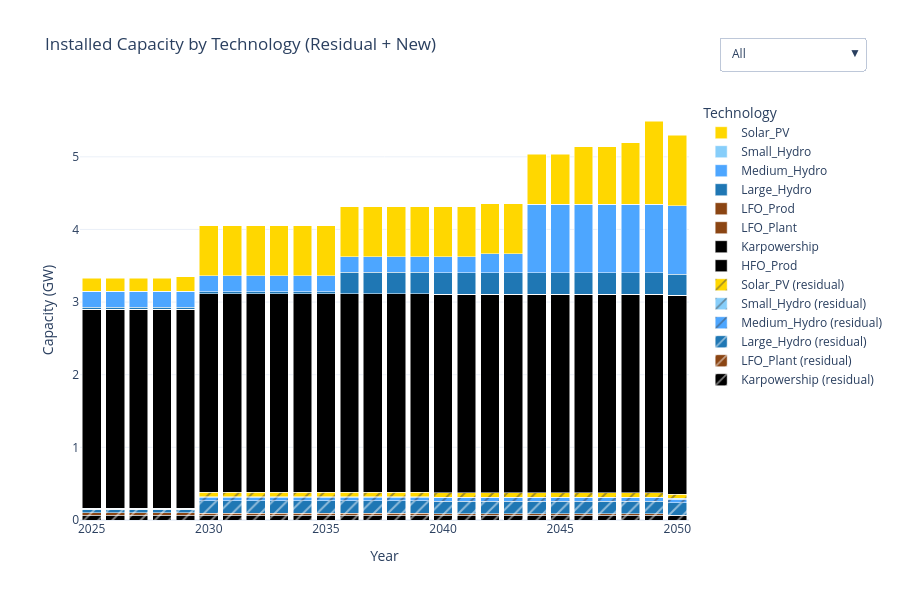

Here is the notebook cell this chart was saved with:
### Markdown cell above
### Total Annual Installed Capacity

### Code cell
import pandas as pd
import plotly.graph_objects as go

# === Load total and residual capacity data ===
df_total = pd.read_csv(res_dir / "TotalCapacityAnnual.csv")
df_resid = pd.read_csv(res_dir / "ResidualCapacity.csv")

# Rename columns
df_total.rename(columns={"t": "TECHNOLOGY", "y": "YEAR", "TotalCapacityAnnual": "VALUE"}, inplace=True)
df_resid.rename(columns={"t": "TECHNOLOGY", "y": "YEAR", "ResidualCapacity": "VALUE"}, inplace=True)

# Pivot for plotting
df_total = df_total.pivot_table(index="YEAR", columns="TECHNOLOGY", values="VALUE", aggfunc="sum")
df_resid = df_resid.pivot_table(index="YEAR", columns="TECHNOLOGY", values="VALUE", aggfunc="sum")
df_new = df_total.sub(df_resid, fill_value=0).clip(lower=0)
years = df_total.index.tolist()

# === Load tech colors ===
with open("tech_colors.json") as f:
    tech_colors = json.load(f)

# === Create plot ===
fig = go.Figure()
trace_names = []

# Add residual capacity bars (patterned)
for tech in df_resid.columns:
    trace_name = f"{tech} (residual)"
    trace_names.append(trace_name)
    fig.add_trace(go.Bar(
        x=years,
        y=df_resid[tech].fillna(0),
        name=trace_name,
        marker=dict(
            color=tech_colors.get(tech, "#D3D3D3"),
            pattern_shape="/"
        ),
        hovertemplate=f"{tech} (residual)<br>Year: %{{x}}<br>Capacity: %{{y}} GW"
    ))

# Add new capacity bars (solid)
for tech in df_new.columns:
    trace_name = tech
    trace_names.append(trace_name)
    fig.add_trace(go.Bar(
        x=years,
        y=df_new[tech].fillna(0),
        name=trace_name,
        marker=dict(color=tech_colors.get(tech, "#D3D3D3")),
        hovertemplate=f"{tech}<br>Year: %{{x}}<br>New Capacity: %{{y}} GW"
    ))

# === Dropdown visibility filters ===
visible_all = [True] * len(trace_names)
visible_residual_only = [name.endswith("(residual)") for name in trace_names]
visible_new_only = [not name.endswith("(residual)") for name in trace_names]
visible_no_prod = [
    not ("_Prod" in name.replace(" (residual)", "")) for name in trace_names
]

# === Final layout ===
fig.update_layout(
    title="Installed Capacity by Technology (Residual + New)",
    xaxis_title="Year",
    yaxis_title="Capacity (GW)",
    barmode='stack',
    template="plotly_white",
    height=600,
    legend_title="Technology",
    hovermode="x unified",
    updatemenus=[{
        "buttons": [
            {"label": "All", "method": "update", "args": [{"visible": visible_all}]},
            {"label": "Residual Only", "method": "update", "args": [{"visible": visible_residual_only}]},
            {"label": "New Capacity Only", "method": "update", "args": [{"visible": visible_new_only}]},
            {"label": "Exclude _Prod", "method": "update", "args": [{"visible": visible_no_prod}]}
        ],
        "direction": "down",
        "showactive": True,
        "x": 1.05,
        "xanchor": "left",
        "y": 1.15,
        "yanchor": "top"
    }]
)

fig.show()

### Figure 1 — Plotly figure (JSON) as saved in the notebook; plotly's stock layout.template omitted (floating-point values rounded to 4 significant figures)
{"data": [{"hovertemplate": "Karpowership (residual)<br>Year: %{x}<br>Capacity: %{y} GW", "marker": {"color": "#000000", "pattern": {"shape": "/"}}, "name": "Karpowership (residual)", "type": "bar", "x": [2025, 2026, 2027, 2028, 2029, 2030, 2031, 2032, 2033, 2034, 2035, 2036, 2037, 2038, 2039, 2040, 2041, 2042, 2043, 2044, 2045, 2046, 2047, 2048, 2049, 2050], "y": [0.066, 0.066, 0.066, 0.066, 0.066, 0.066, 0.066, 0.066, 0.066, 0.066, 0.066, 0.066, 0.066, 0.066, 0.066, 0.066, 0.066, 0.066, 0.066, 0.066, 0.066, 0.066, 0.066, 0.066, 0.066, 0.066]}, {"hovertemplate": "LFO_Plant (residual)<br>Year: %{x}<br>Capacity: %{y} GW", "marker": {"color": "#8B4513", "pattern": {"shape": "/"}}, "name": "LFO_Plant (residual)", "type": "bar", "x": [2025, 2026, 2027, 2028, 2029, 2030, 2031, 2032, 2033, 2034, 2035, 2036, 2037, 2038, 2039, 2040, 2041, 2042, 2043, 2044, 2045, 2046, 2047, 2048, 2049, 2050], "y": [0.03174, 0.03174, 0.03174, 0.03174, 0.03174, 0.02574, 0.02574, 0.02574, 0.02574, 0.02574, 0.02574, 0.02574, 0.02574, 0.02574, 0.02574, 0.01934, 0.01934, 0.01934, 0.01934, 0.01934, 0.01934, 0.01934, 0.01934, 0.01934, 0.01934, 0.0]}, {"hovertemplate": "Large_Hydro (residual)<br>Year: %{x}<br>Capacity: %{y} GW", "marker": {"color": "#1f77b4", "pattern": {"shape": "/"}}, "name": "Large_Hydro (residual)", "type": "bar", "x": [2025, 2026, 2027, 2028, 2029, 2030, 2031, 2032, 2033, 2034, 2035, 2036, 2037, 2038, 2039, 2040, 2041, 2042, 2043, 2044, 2045, 2046, 2047, 2048, 2049, 2050], "y": [0.05, 0.05, 0.05, 0.05, 0.05, 0.17, 0.17, 0.17, 0.17, 0.17, 0.17, 0.17, 0.17, 0.17, 0.17, 0.17, 0.17, 0.17, 0.17, 0.17, 0.17, 0.17, 0.17, 0.17, 0.17, 0.17]}, {"hovertemplate": "Medium_Hydro (residual)<br>Year: %{x}<br>Capacity: %{y} GW", "marker": {"color": "#4da6ff", "pattern": {"shape": "/"}}, "name": "Medium_Hydro (residual)", "type": "bar", "x": [2025, 2026, 2027, 2028, 2029, 2030, 2031, 2032, 2033, 2034, 2035, 2036, 2037, 2038, 2039, 2040, 2041, 2042, 2043, 2044, 2045, 2046, 2047, 2048, 2049, 2050], "y": [0.0, 0.0, 0.0, 0.0, 0.0, 0.048, 0.048, 0.048, 0.048, 0.048, 0.048, 0.048, 0.048, 0.048, 0.048, 0.048, 0.048, 0.048, 0.048, 0.048, 0.048, 0.048, 0.048, 0.048, 0.048, 0.048]}, {"hovertemplate": "Small_Hydro (residual)<br>Year: %{x}<br>Capacity: %{y} GW", "marker": {"color": "#87CEFA", "pattern": {"shape": "/"}}, "name": "Small_Hydro (residual)", "type": "bar", "x": [2025, 2026, 2027, 2028, 2029, 2030, 2031, 2032, 2033, 2034, 2035, 2036, 2037, 2038, 2039, 2040, 2041, 2042, 2043, 2044, 2045, 2046, 2047, 2048, 2049, 2050], "y": [0.01241, 0.01241, 0.01241, 0.01241, 0.01241, 0.01241, 0.01241, 0.01241, 0.01241, 0.01241, 0.01241, 0.01241, 0.01241, 0.01241, 0.01241, 0.01241, 0.01241, 0.01241, 0.01241, 0.01241, 0.01241, 0.01241, 0.01241, 0.01241, 0.01241, 0.01241]}, {"hovertemplate": "Solar_PV (residual)<br>Year: %{x}<br>Capacity: %{y} GW", "marker": {"color": "#FFD700", "pattern": {"shape": "/"}}, "name": "Solar_PV (residual)", "type": "bar", "x": [2025, 2026, 2027, 2028, 2029, 2030, 2031, 2032, 2033, 2034, 2035, 2036, 2037, 2038, 2039, 2040, 2041, 2042, 2043, 2044, 2045, 2046, 2047, 2048, 2049, 2050], "y": [0.005, 0.005, 0.005, 0.005, 0.005, 0.06, 0.06, 0.06, 0.06, 0.06, 0.06, 0.06, 0.06, 0.06, 0.06, 0.06, 0.06, 0.06, 0.06, 0.06, 0.06, 0.06, 0.06, 0.06, 0.06, 0.06]}, {"hovertemplate": "HFO_Prod<br>Year: %{x}<br>New Capacity: %{y} GW", "marker": {"color": "#000000"}, "name": "HFO_Prod", "type": "bar", "x": [2025, 2026, 2027, 2028, 2029, 2030, 2031, 2032, 2033, 2034, 2035, 2036, 2037, 2038, 2039, 2040, 2041, 2042, 2043, 2044, 2045, 2046, 2047, 2048, 2049, 2050], "y": [2.735, 2.735, 2.735, 2.735, 2.735, 2.735, 2.735, 2.735, 2.735, 2.735, 2.735, 2.735, 2.735, 2.735, 2.735, 2.735, 2.735, 2.735, 2.735, 2.735, 2.735, 2.735, 2.735, 2.735, 2.735, 2.735]}, {"hovertemplate": "Karpowership<br>Year: %{x}<br>New Capacity: %{y} GW", "marker": {"color": "#000000"}, "name": "Karpowership", "type": "bar", "x": [2025, 2026, 2027, 2028, 2029, 2030, 2031, 2032, 2033, 2034, 2035, 2036, 2037, 2038, 2039, 2040, 2041, 2042, 2043, 2044, 2045, 2046, 2047, 2048, 2049, 2050], "y": [0.0, 0.0, 0.0, 0.0, 0.0, 0.0, 0.0, 0.0, 0.0, 0.0, 0.0, 0.0, 0.0, 0.0, 0.0, 0.0, 0.0, 0.0, 0.0, 0.0, 0.0, 0.0, 0.0, 0.0, 0.0, 0.0]}, {"hovertemplate": "LFO_Plant<br>Year: %{x}<br>New Capacity: %{y} GW", "marker": {"color": "#8B4513"}, "name": "LFO_Plant", "type": "bar", "x": [2025, 2026, 2027, 2028, 2029, 2030, 2031, 2032, 2033, 2034, 2035, 2036, 2037, 2038, 2039, 2040, 2041, 2042, 2043, 2044, 2045, 2046, 2047, 2048, 2049, 2050], "y": [0.0, 0.0, 0.0, 0.0, 0.0, 0.0, 0.0, 0.0, 0.0, 0.0, 0.0, 0.0, 0.0, 0.0, 0.0, 0.0, 0.0, 0.0, 0.0, 0.0, 0.0, 0.0, 0.0, 0.0, 0.0, 0.0]}, {"hovertemplate": "LFO_Prod<br>Year: %{x}<br>New Capacity: %{y} GW", "marker": {"color": "#8B4513"}, "name": "LFO_Prod", "type": "bar", "x": [2025, 2026, 2027, 2028, 2029, 2030, 2031, 2032, 2033, 2034, 2035, 2036, 2037, 2038, 2039, 2040, 2041, 2042, 2043, 2044, 2045, 2046, 2047, 2048, 2049, 2050], "y": [0.0, 0.0, 0.0, 0.0, 0.0, 0.0, 0.0, 0.0, 0.0, 0.0, 0.0, 0.0, 0.0, 0.0, 0.0, 0.0, 0.0, 0.0, 0.0, 0.0, 0.0, 0.0, 0.0, 0.0, 0.0, 0.0]}, {"hovertemplate": "Large_Hydro<br>Year: %{x}<br>New Capacity: %{y} GW", "marker": {"color": "#1f77b4"}, "name": "Large_Hydro", "type": "bar", "x": [2025, 2026, 2027, 2028, 2029, 2030, 2031, 2032, 2033, 2034, 2035, 2036, 2037, 2038, 2039, 2040, 2041, 2042, 2043, 2044, 2045, 2046, 2047, 2048, 2049, 2050], "y": [0.02829, 0.02829, 0.02829, 0.02829, 0.02829, 0.02829, 0.02829, 0.02829, 0.02829, 0.02829, 0.02829, 0.291, 0.291, 0.291, 0.291, 0.291, 0.291, 0.291, 0.291, 0.291, 0.291, 0.291, 0.291, 0.291, 0.291, 0.291]}, {"hovertemplate": "Medium_Hydro<br>Year: %{x}<br>New Capacity: %{y} GW", "marker": {"color": "#4da6ff"}, "name": "Medium_Hydro", "type": "bar", "x": [2025, 2026, 2027, 2028, 2029, 2030, 2031, 2032, 2033, 2034, 2035, 2036, 2037, 2038, 2039, 2040, 2041, 2042, 2043, 2044, 2045, 2046, 2047, 2048, 2049, 2050], "y": [0.2192, 0.2192, 0.2192, 0.2192, 0.2192, 0.2192, 0.2192, 0.2192, 0.2192, 0.2192, 0.2192, 0.2192, 0.2192, 0.2192, 0.2192, 0.2192, 0.2192, 0.2645, 0.2658, 0.942, 0.942, 0.942, 0.942, 0.942, 0.942, 0.942]}, {"hovertemplate": "Small_Hydro<br>Year: %{x}<br>New Capacity: %{y} GW", "marker": {"color": "#87CEFA"}, "name": "Small_Hydro", "type": "bar", "x": [2025, 2026, 2027, 2028, 2029, 2030, 2031, 2032, 2033, 2034, 2035, 2036, 2037, 2038, 2039, 2040, 2041, 2042, 2043, 2044, 2045, 2046, 2047, 2048, 2049, 2050], "y": [0.0, 0.0, 0.0, 0.0, 0.0, 0.0, 0.0, 0.0, 0.0, 0.0, 0.0, 0.0, 0.0, 0.0, 0.0, 0.0, 0.0, 0.0, 0.0, 0.0, 0.0, 0.0, 0.0, 0.0, 0.0, 0.0]}, {"hovertemplate": "Solar_PV<br>Year: %{x}<br>New Capacity: %{y} GW", "marker": {"color": "#FFD700"}, "name": "Solar_PV", "type": "bar", "x": [2025, 2026, 2027, 2028, 2029, 2030, 2031, 2032, 2033, 2034, 2035, 2036, 2037, 2038, 2039, 2040, 2041, 2042, 2043, 2044, 2045, 2046, 2047, 2048, 2049, 2050], "y": [0.1773, 0.1773, 0.1773, 0.1773, 0.1989, 0.688, 0.688, 0.688, 0.688, 0.688, 0.688, 0.688, 0.688, 0.688, 0.688, 0.688, 0.688, 0.688, 0.688, 0.688, 0.688, 0.7915, 0.7915, 0.848, 1.149, 0.9717]}], "layout": {"barmode": "stack", "height": 600, "hovermode": "x unified", "legend": {"title": {"text": "Technology"}}, "title": {"text": "Installed Capacity by Technology (Residual + New)"}, "updatemenus": [{"buttons": [{"args": [{"visible": [true, true, true, true, true, true, true, true, true, true, true, true, true, true]}], "label": "All", "method": "update"}, {"args": [{"visible": [true, true, true, true, true, true, false, false, false, false, false, false, false, false]}], "label": "Residual Only", "method": "update"}, {"args": [{"visible": [false, false, false, false, false, false, true, true, true, true, true, true, true, true]}], "label": "New Capacity Only", "method": "update"}, {"args": [{"visible": [true, true, true, true, true, true, false, true, true, false, true, true, true, true]}], "label": "Exclude _Prod", "method": "update"}], "direction": "down", "showactive": true, "x": 1.05, "xanchor": "left", "y": 1.15, "yanchor": "top"}], "xaxis": {"title": {"text": "Year"}}, "yaxis": {"title": {"text": "Capacity (GW)"}}}}
